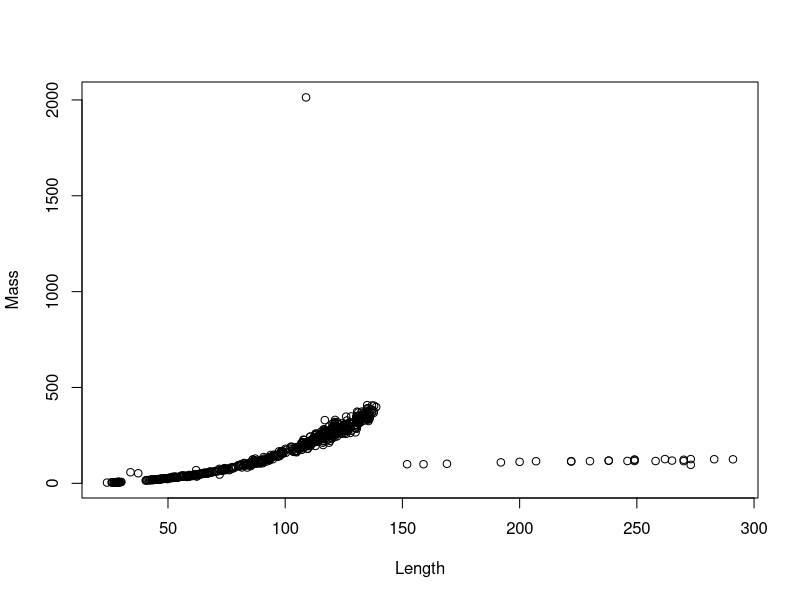
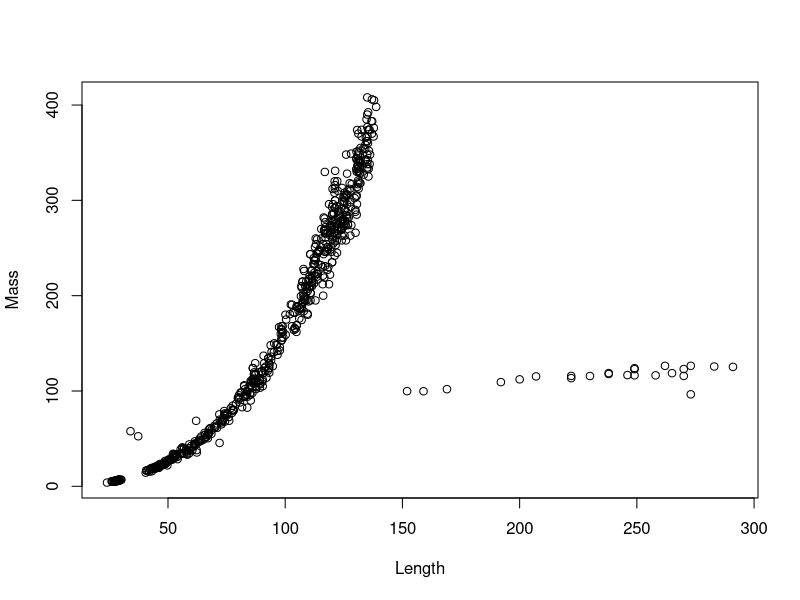
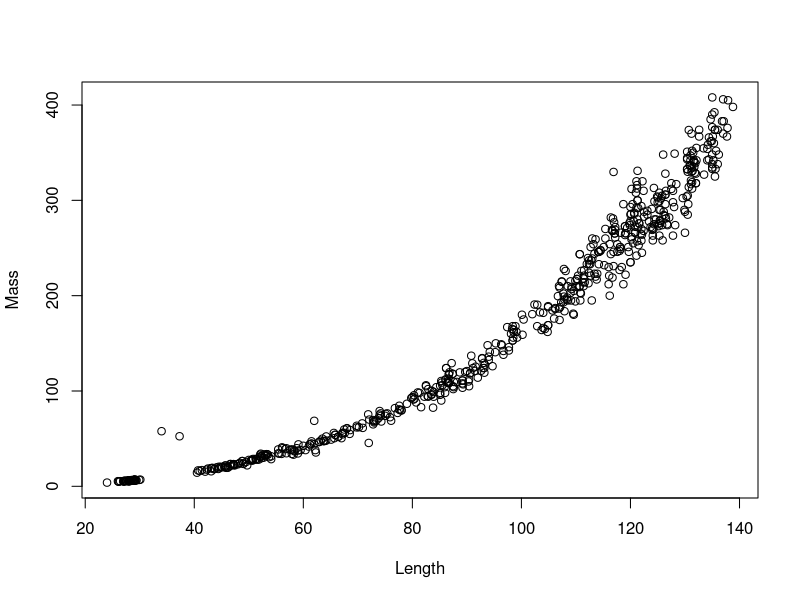
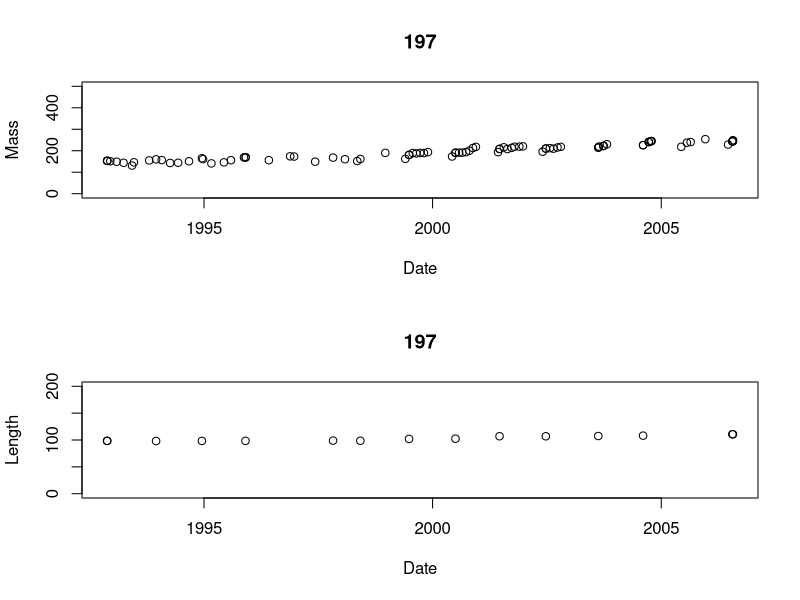
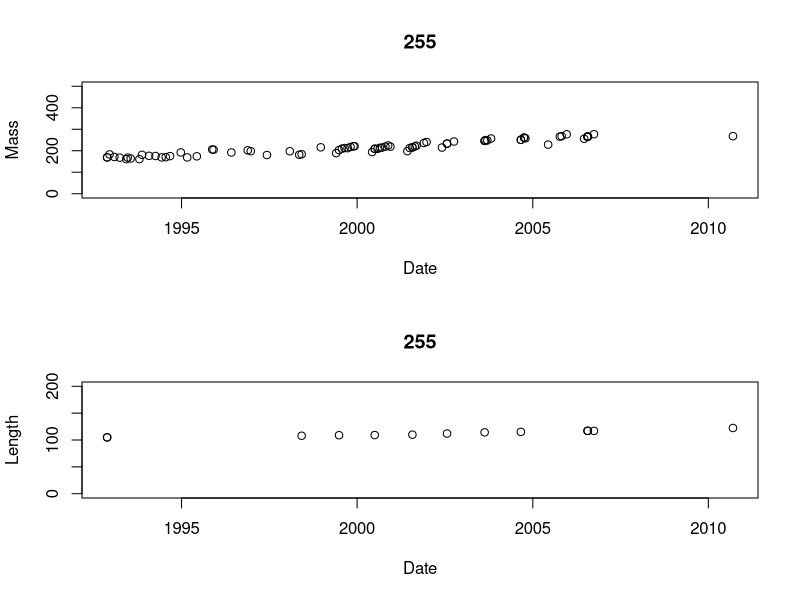
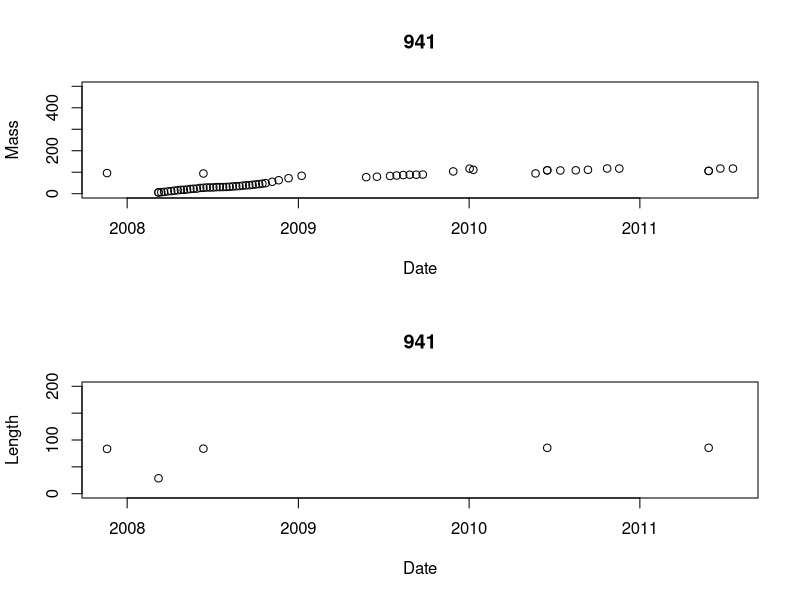
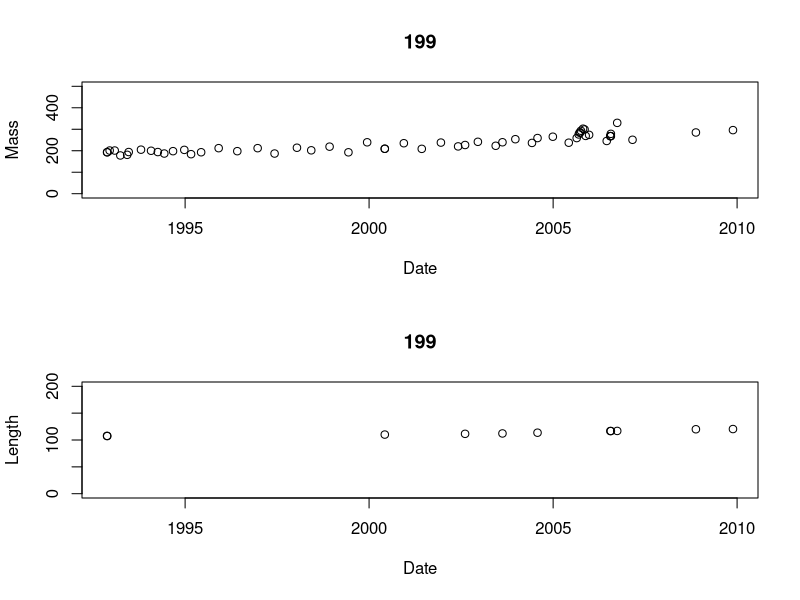
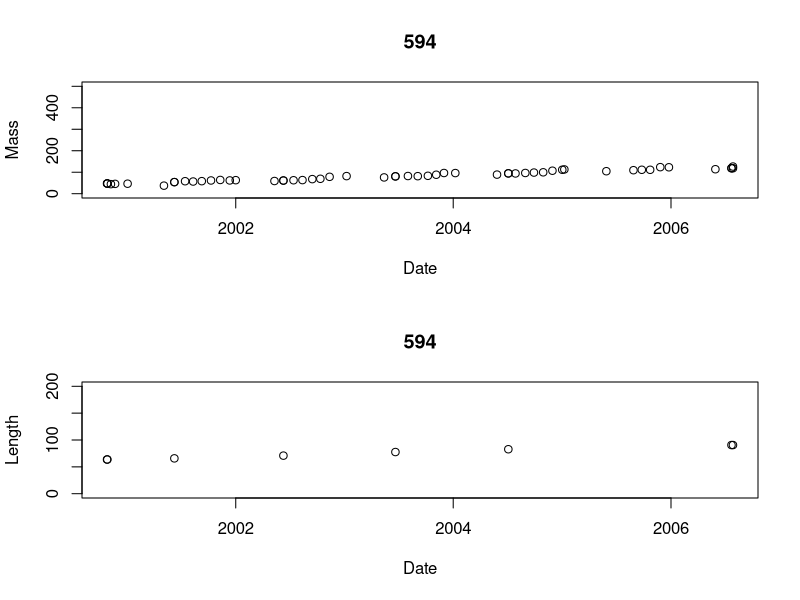

The R script that drew these images, in order:
ref<-read.csv('growth data/Recaptured Wild WST Ref Sheet.csv')
ENBR<-read.csv('growth data/Recaptured Wild WST ENBR.csv',stringsAsFactors=FALSE)
colnames(ENBR)<-c("ID","Date","Mass","Length","Loc")
ENBR$Date<-as.POSIXct(ENBR$Date,format="%d/%m/%Y")
ENBR_LW<-na.omit(ENBR)
with(ENBR_LW,plot(Mass~Length))

ENBR_LW<-ENBR_LW[!ENBR_LW$Mass>2000,] # get rid of mass outlier
with(ENBR_LW,plot(Mass~Length))
ENBR_LW<-subset(ENBR_LW,Length<150) # get rid of length outliers
with(ENBR_LW,plot(Mass~Length))
write.csv(ENBR_LW,'growth data/ENBR_LW.csv')

IDs<-unique(ENBR$ID)
agg<-aggregate(ENBR$Mass,by=list(ENBR$ID),FUN=length)
IDs<-agg[order(-agg$x),1]
par(mfrow = c(2,1)) # set up for 2 plots in 1 column
for(i in 1:20){
  data<-subset(ENBR,ID==IDs[i])
  if(nrow(data)>15){
  with(data,plot(Mass~Date,ylim=c(0,500),main=IDs[i]))
  with(data,plot(Length~Date,ylim=c(0,200),main=IDs[i]))
  }
}